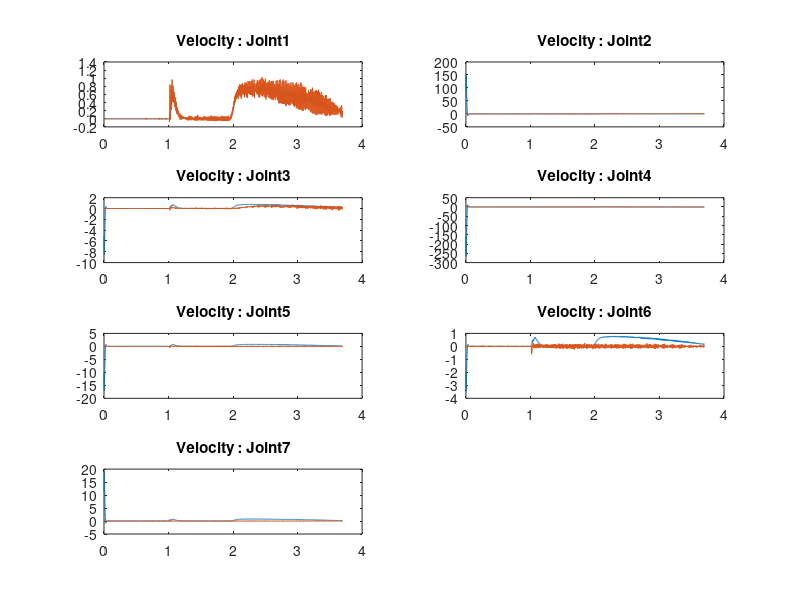

This chart was generated by the following MATLAB code:
clear
close all
load qd 
load q
Angle1 = q; % To test Joint n just use instead Angle1 = Joint_Angles(:,n);
fs = 500; % Sample rate

Ac = [0 1;0 0];
Bc = [0 1]';
C = [1 0];
sysc = ss(Ac, Bc, C, 0);
sys = c2d(sysc,1/fs);
[A,B,C,D] = ssdata(sys);
for j=1:7 
    Vel1(:,j) = diff(Angle1(:,j))*fs; % Estimate by direct differencing
t = [0:length(Vel1(:,j))]/fs;
X = [Angle1(1,j) 0]'; % Initial condition (guess)
%Tuning parameters: For example for smoother performance you can decrease the value of Q at the cost of slow response or larger transient response errors
Q = 1000;
R = 1e-6;
P = [1e-4 0;0 1];
% KF loop
for k = 1:length(Angle1(:,j))
    Xm = A*X;
    Pm = A*P*A' + B*Q*B';
    yk = Angle1(k) - C*Xm;
   
    K = Pm*C'*inv(C*Pm*C' + R);
    X = Xm + K*yk;
    P = (eye(2) - K*C)*Pm;
    angKF(k,j) = X(1);
    velKF(k,j) = X(2);
    K1(k,j) = K(1);
    K2(k,j) = K(2);

end 

%Steady-state KF for implementation in Simulink
A = [1 1/fs;0 1];
C = [1 0];
K = [K1(k,j) K2(k,j)]'; %Based on tuning parameters above, e.g., K = [0.3945   49.2149]'
X = [Angle1(1,j) 0]';
for k = 1:length(Angle1(:,j))
    Xm = A*X;
    yk = Angle1(k) - C*Xm;
    X = Xm + K*yk;
    angKF(k,j) = X(1);
    velKF(k,j) = X(2);
end
end 

 figure
for j = 1:7
    subplot(4,2,j),plot(t(1:1849),velKF(1:1849,j),t(1:1849),Vel1(:,j)) 
    title(['Velocity : Joint',num2str(j)])
end